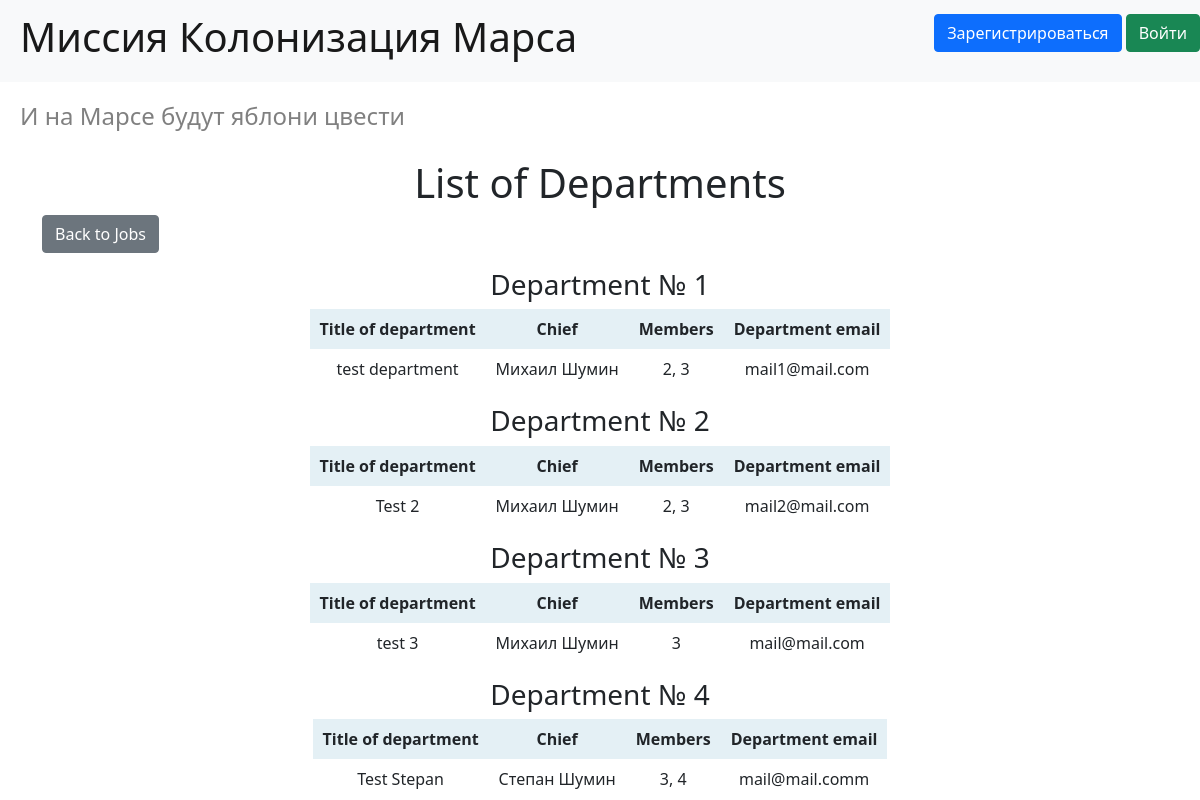
The page /departments on the database its author committed.
### data/departments.py (models this page shows)
class Department(SqlAlchemyBase):
    __tablename__ = 'department'
    id = sqlalchemy.Column(sqlalchemy.Integer, primary_key=True, autoincrement=True)
    title = sqlalchemy.Column(sqlalchemy.String, nullable=True)
    chief = sqlalchemy.Column(sqlalchemy.Integer, sqlalchemy.ForeignKey('users.id'))
    members = sqlalchemy.Column(sqlalchemy.String, nullable=True)
    email = sqlalchemy.Column(sqlalchemy.String, nullable=True)
    user = orm.relationship('User')

### data/users.py (models this page shows, shortened)
class User(SqlAlchemyBase, UserMixin, SerializerMixin):
    __tablename__ = 'users'
    id = sqlalchemy.Column(sqlalchemy.Integer,
                           primary_key=True, autoincrement=True)
    surname = sqlalchemy.Column(sqlalchemy.String, nullable=True)
    name = sqlalchemy.Column(sqlalchemy.String, nullable=True)
    age = sqlalchemy.Column(sqlalchemy.Integer, nullable=True)
    address = sqlalchemy.Column(sqlalchemy.String, nullable=True)
    position = sqlalchemy.Column(sqlalchemy.String, nullable=True)
    speciality = sqlalchemy.Column(sqlalchemy.String, nullable=True)
    about = sqlalchemy.Column(sqlalchemy.String, nullable=True)
    email = sqlalchemy.Column(sqlalchemy.String,
                              index=True, unique=True, nullable=True)
    hashed_password = sqlalchemy.Column(sqlalchemy.String, nullable=True)
    created_date = sqlalchemy.Column(sqlalchemy.DateTime,
                                     default=datetime.datetime.now)
    departments = orm.relationship("Department", back_populates='user')
    jobs = orm.relationship("Jobs", back_populates='user')

### main.py (the view)
@app.route('/departments', methods=['GET', 'POST'])
def departments():
    db_sess = db_session.create_session()
    departments = db_sess.query(Department).all()
    users = db_sess.query(User).all()
    return render_template("departments.html", departments=departments, users=users)

### data/db_session.py (called while the page is built)
def create_session() -> Session:
    global __factory
    return __factory()

### templates/departments.html (shortened to what this page needs)
{% extends "base.html" %}
{% block content %}
<h1 style="text-align:center;">List of Departments</h1>
<a href="/" class="btn btn-secondary">Back to Jobs</a>
{% for item in departments%}
<h3 class="action">Department № {{ loop.index }}</h3>
<table class="departments">
    <thead>
        <th>Title of department</th>
        <th>Chief</th>
        <th>Members</th>
        <th>Department email</th>
    </thead>
    <tbody>
        <tr>
            <td>{{ item.title }}</td>
            <td>{{ users[item.chief - 1].name }} {{ users[item.chief - 1].surname }}</td>
            <td>{{ item.members }}</td>
            <td>{{ item.email }}</td>
        </tr>
    </tbody>
</table>
{% endfor %}
{% endblock %}

### static/css/style.css (style rules this page uses)
table { text-align: center; margin: auto; }
thead { background-color: rgb(228 240 245); }
th, td { border: 1px solid rgb(160 160 160); padding: 8px 10px; }
.action { text-align: center; margin-top: 15px; }

### rows shown on the page
Department: title "test department", chief.name "Михаил", chief.surname "Шумин", members "2, 3", email "mail1@mail.com"
Department: title "Test 2", chief.name "Михаил", chief.surname "Шумин", members "2, 3", email "mail2@mail.com"
Department: title "test 3", chief.name "Михаил", chief.surname "Шумин", members "3", email "mail@mail.com"
Department: title "Test Stepan", chief.name "Степан", chief.surname "Шумин", members "3, 4", email "mail@mail.comm"
